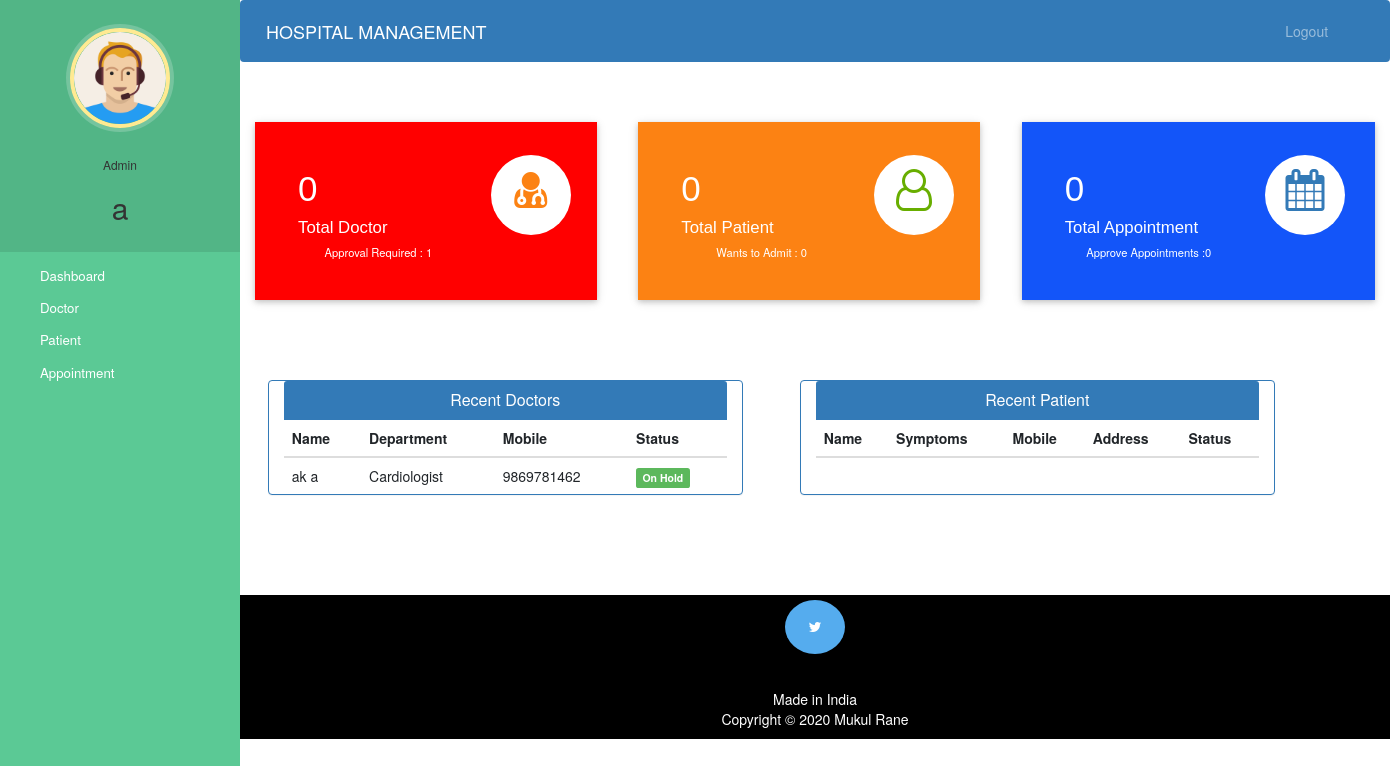
Page /admin-dashboard (signed in) on the committed database.
### hospital/models.py (models this page shows, shortened)
class Doctor(models.Model):
    user=models.OneToOneField(User,on_delete=models.CASCADE)
    profile_pic= models.ImageField(upload_to='profile_pic/DoctorProfilePic/',null=True,blank=True)
    address = models.CharField(max_length=40)
    mobile = models.CharField(max_length=20,null=True)
    department= models.CharField(max_length=50,choices=departments,default='Cardiologist')
    status=models.BooleanField(default=False)
    @property
    def get_name(self):
        return self.user.first_name+" "+self.user.last_name

### hospital/views.py (the view)
# urls.py: path('admin-dashboard', views.admin_dashboard_view,name='admin-dashboard'),
@login_required(login_url='adminlogin')
@user_passes_test(is_admin)
def admin_dashboard_view(request):
    doctors=models.Doctor.objects.all().order_by('-id')
    patients=models.Patient.objects.all().order_by('-id')
    doctorcount=models.Doctor.objects.all().filter(status=True).count()
    pendingdoctorcount=models.Doctor.objects.all().filter(status=False).count()
    patientcount=models.Patient.objects.all().filter(status=True).count()
    pendingpatientcount=models.Patient.objects.all().filter(status=False).count()
    appointmentcount=models.Appointment.objects.all().filter(status=True).count()
    pendingappointmentcount=models.Appointment.objects.all().filter(status=False).count()
    mydict={
    'doctors':doctors,
    'patients':patients,
    'doctorcount':doctorcount,
    'pendingdoctorcount':pendingdoctorcount,
    'patientcount':patientcount,
    'pendingpatientcount':pendingpatientcount,
    'appointmentcount':appointmentcount,
    'pendingappointmentcount':pendingappointmentcount,
    }
    return render(request,'hospital/admin_dashboard.html',context=mydict)

### hospital/views.py (called while the page is built)
def is_admin(user):
    return user.groups.filter(name='ADMIN').exists()

### templates/hospital/admin_dashboard.html (shortened to what this page needs)
{% extends 'hospital/admin_base.html' %}
{% load static %}
{% block content %}
{%include 'hospital/admin_dashboard_cards.html'%}
<br><br><br><br>
<div class="container">
  <div class="row">
    <div class="panel panel-primary col-md-5" style="margin-left:2%;">
      <div class="panel-heading" style="text-align:center;">
        <h6 class="panel-title">Recent Doctors</h6>
      </div>
      <table class="table table-hover" id="dev-table">
        <thead>
          <tr>
            <th>Name</th>
            <th>Department</th>
            <th>Mobile</th>
            <th>Status</th>
          </tr>
        </thead>
        {% for d in doctors %}
        <tr>
          <td> {{d.get_name}}</td>
          <td>{{d.department}}</td>
          <td>{{d.mobile}}</td>
          {%if d.status%}
          <td> <span class="label label-primary">Permanent</span></td>
          {% else %}
          <td> <span class="label label-success">On Hold</span></td>
          {% endif %}
        </tr>
        {% endfor %}
      </table>
    </div>
    <div class="panel panel-primary col-md-5" style="margin-left:5%;">
      <div class="panel-heading" style="text-align:center;">
        <h6 class="panel-title">Recent Patient</h6>
      </div>
      <table class="table table-hover" id="dev-table">
        <thead>
          <tr>
            <th>Name</th>
            <th>Symptoms</th>
            <th>Mobile</th>
            <th>Address</th>
            <th>Status</th>
          </tr>
        </thead>
      </table>
    </div>
  </div>
</div>
{% endblock content %}

### templates/hospital/admin_base.html (shortened to what this page needs)
<!DOCTYPE html>
{% load static %}
<html lang="en">
<head>
  <link rel="stylesheet" href="https://stackpath.bootstrapcdn.com/bootstrap/4.3.1/css/bootstrap.min.css">
  <link rel="stylesheet" href="https://maxcdn.bootstrapcdn.com/font-awesome/4.7.0/css/font-awesome.min.css">
  <link rel="stylesheet" href="{% static '/style.css' %}">
</head>
<body>
  <nav class="menu" tabindex="0">
    <header class="avatar">
      <img src="{% static "images/adminpropic.png" %}" />
      <br><br>
      <h6>Admin</h6>
      <h2>{{request.user.first_name}}</h2>
    </header>
    <ul>
      <li tabindex="0" class="icon-dashboard"> <a style="color:white; text-decoration:none;" href="/admin-dashboard"><span>Dashboard</span></a> </li>
      <li tabindex="0" class="icon-customers"> <a style="color:white; text-decoration:none;" href="/admin-doctor"><span>Doctor</span></a></li>
      <li tabindex="0" class="icon-users"> <a style="color:white; text-decoration:none;" href="/admin-patient"><span>Patient</span></a></li>
      <li tabindex="0" class="icon-calendar"> <a style="color:white; text-decoration:none;" href="/admin-appointment"><span>Appointment</span></a></li>
    </ul>
  </nav>
  <main>
    <div class="bs-example">
      <nav class="navbar navbar-expand-md  navbar-dark fixed-top" style="background:#337AB7;">
        <a href="/admin-dashboard" class="navbar-brand">HOSPITAL MANAGEMENT</a>
        <div class="collapse navbar-collapse justify-content-between" id="navbarCollapse">
          <div class="navbar-nav" style=" margin-left: 90%;">
            <a href="/logout" class="nav-item nav-link">Logout</a>
          </div>
        </div>
      </nav>
    </div>
    <br><br>
    {% block content %}
    {% endblock content %}
    <br><br><br><br>
    <footer>
      <p>
        <a id="ftr" href="https://twitter.com/sumitkumar1503" class="fa fa-twitter"></a>
      </p>
      <br>
      <div class="container">
        <div class="row">
          <div class="col-md-12 col-sm-12">
            <div style="color:#ffffff;" class="wow fadeInUp footer-copyright">
              <p>Made in India <br>
                Copyright &copy; 2020 Mukul Rane </p>
            </div>
          </div>
        </div>
      </div>
    </footer>
  </main>
</body>
</html>

### static/style.css (style rules this page uses)
body { padding-left: 240px; }
main { position: relative; height: 100vh; }
.menu { background: #5bc995; height: 100vh; width: 240px; position: fixed; top: 0px; left: 0; z-index: 5; outline: none; }
.menu .avatar { background: rgba(0, 0, 0, 0.1); padding: 2em 0.5em; text-align: center; }
.menu .avatar img { width: 100px; border-radius: 50%; overflow: hidden; border: 4px solid #ffea92; box-shadow: 0 0 0 4px rgba(255, 255, 255, 0.2); }
.menu .avatar h2 { font-weight: normal; margin-bottom: 0; }
.menu ul { list-style: none; padding: 0.5em 0; margin: 0; }
.menu ul li { padding: 0.5em 1em 0.5em 3em; font-size: 0.95em; font-weight: regular; background-repeat: no-repeat; background-position: left 15px center; background-size: auto 20px; transition: all 0.15s linear; cursor: pointer; }
.menu ul li.icon-dashboard { background-image: url("http://www.entypo.com/images//gauge.svg"); }
.menu ul li.icon-customers { background-image: url("http://www.entypo.com/images//briefcase.svg"); }
.menu ul li.icon-users { background-image: url("http://www.entypo.com/images//users.svg"); }
.menu ul li.icon-calendar { background-image: url("http://www.entypo.com/images//calendar.svg"); }

### templates/hospital/admin_base.html (style rules this page uses)
a:link { text-decoration: none; }
a { color: white; }
footer { padding: 0px 0px 0px 0px; background-color: black; margin: 0px; }
#ftr { padding: 20px; }
.fa { font-size: 23px; width: 60px; text-align: center; text-decoration: none; margin: 5px 2px; border-radius: 50%; }
.fa-twitter { background: #55ACEE; color: white; }
p { text-align: center; }
body { padding-left: 240px; }
main { position: relative; height: 100vh; }
.menu { background: #5bc995; height: 100vh; width: 240px; position: fixed; top: 0px; left: 0; z-index: 5; outline: none; }
.menu .avatar { background: rgba(0, 0, 0, 0.1); padding: 2em 0.5em; text-align: center; }
.menu .avatar img { width: 100px; border-radius: 50%; overflow: hidden; border: 4px solid #ffea92; box-shadow: 0 0 0 4px rgba(255, 255, 255, 0.2); }
.menu .avatar h2 { font-weight: normal; margin-bottom: 0; }
.menu ul { list-style: none; padding: 0.5em 0; margin: 0; }
.menu ul li { padding: 0.5em 1em 0.5em 3em; font-size: 0.95em; font-weight: regular; background-repeat: no-repeat; background-position: left 15px center; background-size: auto 20px; transition: all 0.15s linear; cursor: pointer; }
.menu ul li.icon-dashboard { background-image: url("http://www.entypo.com/images//gauge.svg"); }
.menu ul li.icon-customers { background-image: url("http://www.entypo.com/images//briefcase.svg"); }
.menu ul li.icon-users { background-image: url("http://www.entypo.com/images//users.svg"); }
.menu ul li.icon-calendar { background-image: url("http://www.entypo.com/images//calendar.svg"); }

### rows in the picture
Doctor: get_name "ak a", department "Cardiologist", mobile "9869781462", status "On Hold"

### other values in the picture
{{ request.user.first_name }} "a"
{{ doctorcount }} "0"
{{ pendingdoctorcount }} "1"
{{ patientcount }} "0"
{{ pendingpatientcount }} "0"
{{ appointmentcount }} "0"
{{ pendingappointmentcount }} "0"
